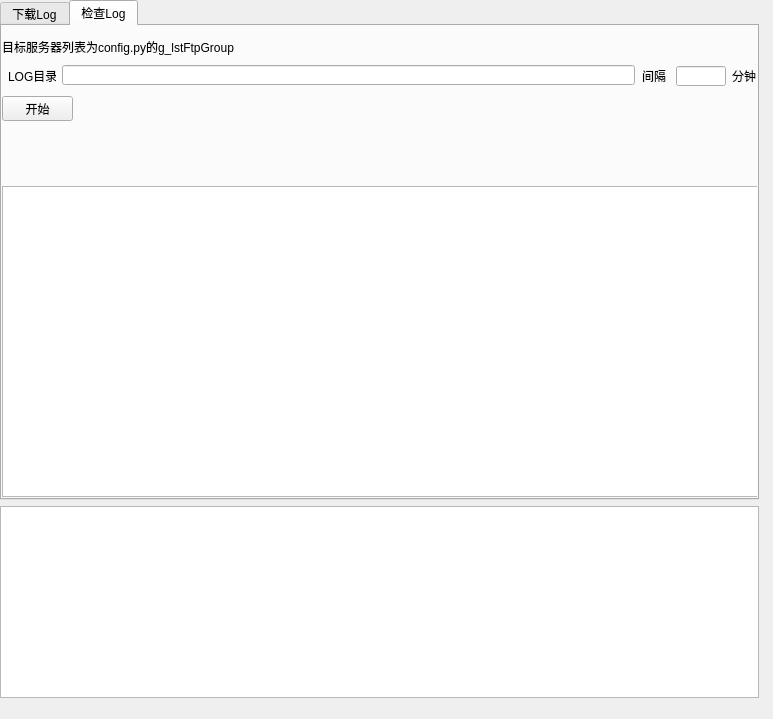
<?xml version="1.0" encoding="UTF-8"?>
<ui version="4.0">
 <class>DlgLog</class>
 <widget class="QDialog" name="DlgLog">
  <property name="enabled">
   <bool>true</bool>
  </property>
  <property name="geometry">
   <rect>
    <x>0</x>
    <y>0</y>
    <width>773</width>
    <height>719</height>
   </rect>
  </property>
  <property name="windowTitle">
   <string>对话框试程序</string>
  </property>
  <widget class="QWidget" name="verticalLayoutWidget_2">
   <property name="geometry">
    <rect>
     <x>0</x>
     <y>0</y>
     <width>771</width>
     <height>716</height>
    </rect>
   </property>
   <layout class="QVBoxLayout" name="verticalLayout_4">
    <property name="sizeConstraint">
     <enum>QLayout::SetFixedSize</enum>
    </property>
    <item>
     <widget class="QTabWidget" name="tabWidget">
      <property name="minimumSize">
       <size>
        <width>0</width>
        <height>500</height>
       </size>
      </property>
      <property name="maximumSize">
       <size>
        <width>16777215</width>
        <height>500</height>
       </size>
      </property>
      <property name="currentIndex">
       <number>1</number>
      </property>
      <widget class="QWidget" name="tabDownLog">
       <attribute name="title">
        <string>下载Log</string>
       </attribute>
       <widget class="QWidget" name="horizontalLayoutWidget_3">
        <property name="geometry">
         <rect>
          <x>0</x>
          <y>40</y>
          <width>751</width>
          <height>41</height>
         </rect>
        </property>
        <layout class="QHBoxLayout" name="horizontalLayout_3">
         <item>
          <widget class="QLabel" name="label_4">
           <property name="text">
            <string>文件名</string>
           </property>
          </widget>
         </item>
         <item>
          <widget class="QLineEdit" name="edtDownByFileName"/>
         </item>
         <item>
          <widget class="QCheckBox" name="chkCompressOnFinish">
           <property name="enabled">
            <bool>true</bool>
           </property>
           <property name="text">
            <string>下载完压缩</string>
           </property>
           <property name="checked">
            <bool>false</bool>
           </property>
          </widget>
         </item>
         <item>
          <widget class="QCheckBox" name="chkFuzzy">
           <property name="text">
            <string>模糊匹配</string>
           </property>
           <property name="checked">
            <bool>true</bool>
           </property>
          </widget>
         </item>
         <item>
          <widget class="QCheckBox" name="chkGmlog">
           <property name="enabled">
            <bool>true</bool>
           </property>
           <property name="text">
            <string>gmlog</string>
           </property>
           <property name="checked">
            <bool>false</bool>
           </property>
          </widget>
         </item>
        </layout>
       </widget>
       <widget class="QWidget" name="verticalLayoutWidget">
        <property name="geometry">
         <rect>
          <x>0</x>
          <y>90</y>
          <width>221</width>
          <height>381</height>
         </rect>
        </property>
        <layout class="QVBoxLayout" name="verticalLayout">
         <item>
          <widget class="QCheckBox" name="chkAllGroup">
           <property name="text">
            <string>AllGroup</string>
           </property>
           <property name="checked">
            <bool>false</bool>
           </property>
          </widget>
         </item>
         <item>
          <widget class="QTreeView" name="tvSvr"/>
         </item>
        </layout>
       </widget>
       <widget class="QWidget" name="layoutWidget">
        <property name="geometry">
         <rect>
          <x>0</x>
          <y>0</y>
          <width>769</width>
          <height>41</height>
         </rect>
        </property>
        <layout class="QHBoxLayout" name="horizontalLayout_7">
         <item>
          <widget class="QLabel" name="label">
           <property name="text">
            <string>LOG目录:</string>
           </property>
          </widget>
         </item>
         <item>
          <widget class="QLineEdit" name="edtLogPath"/>
         </item>
         <item>
          <widget class="QLabel" name="label_2">
           <property name="text">
            <string>下载速度</string>
           </property>
          </widget>
         </item>
         <item>
          <widget class="QLineEdit" name="edtDownSpeed">
           <property name="minimumSize">
            <size>
             <width>50</width>
             <height>20</height>
            </size>
           </property>
           <property name="maximumSize">
            <size>
             <width>50</width>
             <height>20</height>
            </size>
           </property>
           <property name="inputMask">
            <string/>
           </property>
          </widget>
         </item>
         <item>
          <widget class="QLabel" name="label_3">
           <property name="text">
            <string>KB/s</string>
           </property>
          </widget>
         </item>
        </layout>
       </widget>
       <widget class="QWidget" name="verticalLayoutWidget_3">
        <property name="geometry">
         <rect>
          <x>220</x>
          <y>90</y>
          <width>541</width>
          <height>131</height>
         </rect>
        </property>
        <layout class="QVBoxLayout" name="verticalLayout_2">
         <item>
          <widget class="QGroupBox" name="groupSvrList">
           <property name="title">
            <string>服务器</string>
           </property>
           <widget class="QWidget" name="horizontalLayoutWidget">
            <property name="geometry">
             <rect>
              <x>0</x>
              <y>10</y>
              <width>551</width>
              <height>41</height>
             </rect>
            </property>
            <layout class="QHBoxLayout" name="horizontalLayout"/>
           </widget>
          </widget>
         </item>
         <item>
          <layout class="QHBoxLayout" name="horizontalLayout_4">
           <item>
            <widget class="QPushButton" name="btnDumpCmd">
             <property name="enabled">
              <bool>true</bool>
             </property>
             <property name="text">
              <string>生成命令行</string>
             </property>
             <property name="checkable">
              <bool>false</bool>
             </property>
            </widget>
           </item>
           <item>
            <widget class="QPushButton" name="btnImportLog">
             <property name="enabled">
              <bool>true</bool>
             </property>
             <property name="text">
              <string>导入</string>
             </property>
             <property name="checkable">
              <bool>false</bool>
             </property>
            </widget>
           </item>
           <item>
            <widget class="QPushButton" name="btnMergeLog">
             <property name="enabled">
              <bool>true</bool>
             </property>
             <property name="text">
              <string>合并</string>
             </property>
             <property name="checkable">
              <bool>false</bool>
             </property>
            </widget>
           </item>
          </layout>
         </item>
         <item>
          <layout class="QHBoxLayout" name="horizontalLayout_2">
           <item>
            <widget class="QPushButton" name="btnAddTask">
             <property name="enabled">
              <bool>true</bool>
             </property>
             <property name="text">
              <string>加任务</string>
             </property>
             <property name="checkable">
              <bool>false</bool>
             </property>
            </widget>
           </item>
           <item>
            <widget class="QPushButton" name="btnClearTask">
             <property name="enabled">
              <bool>true</bool>
             </property>
             <property name="text">
              <string>清任务</string>
             </property>
             <property name="checkable">
              <bool>false</bool>
             </property>
            </widget>
           </item>
           <item>
            <widget class="QPushButton" name="btnDownLogByFileName">
             <property name="enabled">
              <bool>true</bool>
             </property>
             <property name="text">
              <string>开始</string>
             </property>
             <property name="checkable">
              <bool>false</bool>
             </property>
            </widget>
           </item>
          </layout>
         </item>
        </layout>
       </widget>
      </widget>
      <widget class="QWidget" name="tabCheckLog">
       <attribute name="title">
        <string>检查Log</string>
       </attribute>
       <widget class="QTreeView" name="treeViewWarnLog">
        <property name="geometry">
         <rect>
          <x>0</x>
          <y>160</y>
          <width>761</width>
          <height>311</height>
         </rect>
        </property>
       </widget>
       <widget class="QLabel" name="label_5">
        <property name="geometry">
         <rect>
          <x>0</x>
          <y>10</y>
          <width>291</width>
          <height>21</height>
         </rect>
        </property>
        <property name="text">
         <string>目标服务器列表为config.py的g_lstFtpGroup</string>
        </property>
       </widget>
       <widget class="QLabel" name="label_6">
        <property name="geometry">
         <rect>
          <x>730</x>
          <y>40</y>
          <width>24</width>
          <height>20</height>
         </rect>
        </property>
        <property name="text">
         <string>分钟</string>
        </property>
       </widget>
       <widget class="QLabel" name="label_7">
        <property name="geometry">
         <rect>
          <x>640</x>
          <y>40</y>
          <width>31</width>
          <height>20</height>
         </rect>
        </property>
        <property name="text">
         <string>间隔</string>
        </property>
       </widget>
       <widget class="QLineEdit" name="edtCheckLogMinute">
        <property name="geometry">
         <rect>
          <x>674</x>
          <y>40</y>
          <width>50</width>
          <height>20</height>
         </rect>
        </property>
        <property name="minimumSize">
         <size>
          <width>50</width>
          <height>20</height>
         </size>
        </property>
        <property name="maximumSize">
         <size>
          <width>50</width>
          <height>20</height>
         </size>
        </property>
        <property name="inputMask">
         <string/>
        </property>
       </widget>
       <widget class="QLineEdit" name="edtCheckLogPath">
        <property name="geometry">
         <rect>
          <x>60</x>
          <y>39</y>
          <width>573</width>
          <height>20</height>
         </rect>
        </property>
       </widget>
       <widget class="QLabel" name="label_8">
        <property name="geometry">
         <rect>
          <x>6</x>
          <y>30</y>
          <width>48</width>
          <height>39</height>
         </rect>
        </property>
        <property name="text">
         <string>LOG目录:</string>
        </property>
       </widget>
       <widget class="QPushButton" name="btnCheckLog">
        <property name="enabled">
         <bool>true</bool>
        </property>
        <property name="geometry">
         <rect>
          <x>0</x>
          <y>70</y>
          <width>71</width>
          <height>25</height>
         </rect>
        </property>
        <property name="text">
         <string>开始</string>
        </property>
        <property name="checkable">
         <bool>false</bool>
        </property>
       </widget>
      </widget>
     </widget>
    </item>
    <item>
     <widget class="QTextEdit" name="edtMsg">
      <property name="minimumSize">
       <size>
        <width>759</width>
        <height>100</height>
       </size>
      </property>
      <property name="maximumSize">
       <size>
        <width>16777215</width>
        <height>1000</height>
       </size>
      </property>
      <property name="readOnly">
       <bool>true</bool>
      </property>
     </widget>
    </item>
   </layout>
  </widget>
 </widget>
 <resources/>
 <connections>
  <connection>
   <sender>edtLogPath</sender>
   <signal>editingFinished()</signal>
   <receiver>DlgLog</receiver>
   <slot>OnLogPathEditFinish()</slot>
   <hints>
    <hint type="sourcelabel">
     <x>483</x>
     <y>39</y>
    </hint>
    <hint type="destinationlabel">
     <x>423</x>
     <y>61</y>
    </hint>
   </hints>
  </connection>
  <connection>
   <sender>edtDownSpeed</sender>
   <signal>editingFinished()</signal>
   <receiver>DlgLog</receiver>
   <slot>OnDownSpeedEditFinish()</slot>
   <hints>
    <hint type="sourcelabel">
     <x>740</x>
     <y>50</y>
    </hint>
    <hint type="destinationlabel">
     <x>186</x>
     <y>27</y>
    </hint>
   </hints>
  </connection>
  <connection>
   <sender>btnImportLog</sender>
   <signal>clicked()</signal>
   <receiver>DlgLog</receiver>
   <slot>ImportLog()</slot>
   <hints>
    <hint type="sourcelabel">
     <x>534</x>
     <y>188</y>
    </hint>
    <hint type="destinationlabel">
     <x>205</x>
     <y>78</y>
    </hint>
   </hints>
  </connection>
  <connection>
   <sender>btnMergeLog</sender>
   <signal>clicked()</signal>
   <receiver>DlgLog</receiver>
   <slot>MergeLog()</slot>
   <hints>
    <hint type="sourcelabel">
     <x>761</x>
     <y>188</y>
    </hint>
    <hint type="destinationlabel">
     <x>199</x>
     <y>121</y>
    </hint>
   </hints>
  </connection>
  <connection>
   <sender>btnDumpCmd</sender>
   <signal>clicked()</signal>
   <receiver>DlgLog</receiver>
   <slot>OnBtnDumpCmd()</slot>
   <hints>
    <hint type="sourcelabel">
     <x>342</x>
     <y>188</y>
    </hint>
    <hint type="destinationlabel">
     <x>219</x>
     <y>156</y>
    </hint>
   </hints>
  </connection>
  <connection>
   <sender>treeViewWarnLog</sender>
   <signal>doubleClicked(QModelIndex)</signal>
   <receiver>DlgLog</receiver>
   <slot>OnDBClickedWarnLogList(QModelIndex)</slot>
   <hints>
    <hint type="sourcelabel">
     <x>407</x>
     <y>266</y>
    </hint>
    <hint type="destinationlabel">
     <x>167</x>
     <y>256</y>
    </hint>
   </hints>
  </connection>
  <connection>
   <sender>tvSvr</sender>
   <signal>clicked(QModelIndex)</signal>
   <receiver>DlgLog</receiver>
   <slot>OnSvrTreeClicked()</slot>
   <hints>
    <hint type="sourcelabel">
     <x>65</x>
     <y>349</y>
    </hint>
    <hint type="destinationlabel">
     <x>171</x>
     <y>345</y>
    </hint>
   </hints>
  </connection>
  <connection>
   <sender>btnAddTask</sender>
   <signal>clicked()</signal>
   <receiver>DlgLog</receiver>
   <slot>OnAddTask()</slot>
   <hints>
    <hint type="sourcelabel">
     <x>225</x>
     <y>233</y>
    </hint>
    <hint type="destinationlabel">
     <x>188</x>
     <y>157</y>
    </hint>
   </hints>
  </connection>
  <connection>
   <sender>btnClearTask</sender>
   <signal>clicked()</signal>
   <receiver>DlgLog</receiver>
   <slot>OnClearTask()</slot>
   <hints>
    <hint type="sourcelabel">
     <x>406</x>
     <y>233</y>
    </hint>
    <hint type="destinationlabel">
     <x>263</x>
     <y>172</y>
    </hint>
   </hints>
  </connection>
  <connection>
   <sender>btnDownLogByFileName</sender>
   <signal>clicked()</signal>
   <receiver>DlgLog</receiver>
   <slot>DownLogByFileName()</slot>
   <hints>
    <hint type="sourcelabel">
     <x>588</x>
     <y>233</y>
    </hint>
    <hint type="destinationlabel">
     <x>273</x>
     <y>119</y>
    </hint>
   </hints>
  </connection>
  <connection>
   <sender>btnCheckLog</sender>
   <signal>clicked()</signal>
   <receiver>DlgLog</receiver>
   <slot>OnBtnCheckLog()</slot>
   <hints>
    <hint type="sourcelabel">
     <x>38</x>
     <y>100</y>
    </hint>
    <hint type="destinationlabel">
     <x>299</x>
     <y>-55</y>
    </hint>
   </hints>
  </connection>
 </connections>
 <slots>
  <slot>DownTodayLog()</slot>
  <slot>AnalystLog()</slot>
  <slot>OnDBClickedWarnLogList(QModelIndex)</slot>
  <slot>DownLogByDay()</slot>
  <slot>MergeLog()</slot>
  <slot>OnLogPathEditFinish()</slot>
  <slot>ImportLog()</slot>
  <slot>DownLogByFileName()</slot>
  <slot>OnDownSpeedEditFinish()</slot>
  <slot>OnSvrGropuChanged(QString)</slot>
  <slot>OnClearTask()</slot>
  <slot>OnAddTask()</slot>
  <slot>OnBtnDumpCmd()</slot>
  <slot>OnSvrTreeClicked()</slot>
  <slot>OnBtnAllGroup()</slot>
  <slot>OnBtnCheckLog()</slot>
 </slots>
</ui>
